Frame 1 (no input): blank canvas, image omitted
Frame 60 (no input): blank canvas, image omitted
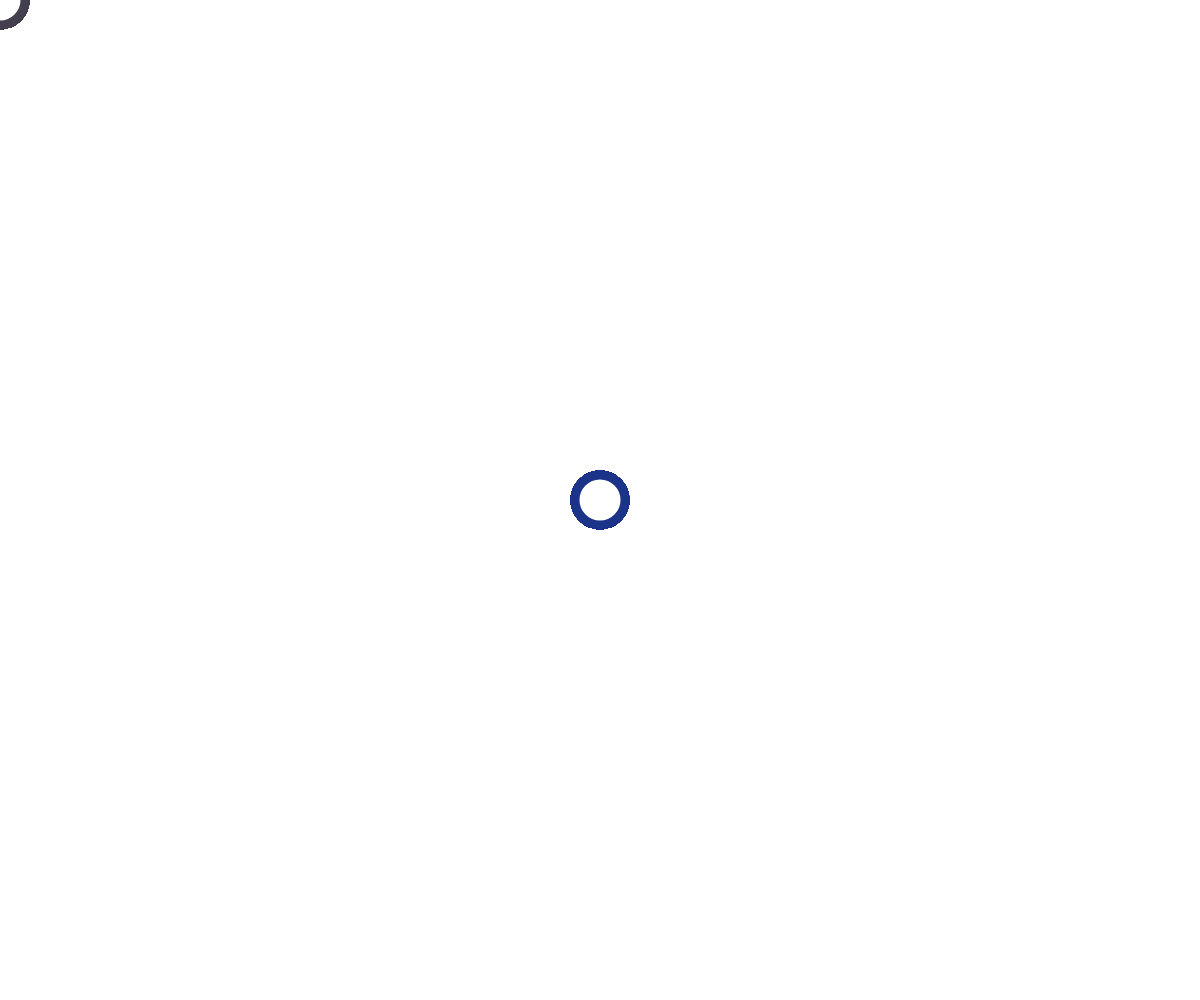
Frame 120 (the mouse pressed at the canvas centre since frame 60)

The p5.js sketch whose frames 1 and 60 were blank and that drew this single picture after the mouse press (run headless with seeded random() and noise() and a simulated clock; from frame 60 on, the mouse is pressed at the canvas centre):

// p5.js sketch
// ── sketch.js
var x = 20;
var y = 10;
var z = 5;
function setup() {
  createCanvas(windowWidth, windowHeight);
}

function draw() {
  circle(mouseX, mouseY, 50);
  stroke(y,z,x);
  strokeWeight(9)

  if(x < 255) x = x + 1;
  else x = 0;
  if(y < 100) y = y + 1;
  else y = 0;
  if(z < 70) z = z + 1;
  else z = 0;
}
